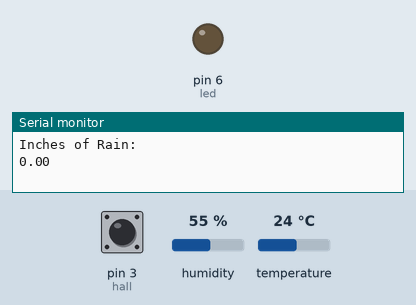
Recording of a sketch running on a simulated Arduino Uno, built with avr-gcc and run on an emulated ATmega328P. On the bench: output pins drawn as LEDs (lit = HIGH), the last lines printed to the serial monitor. The test bench sets the inputs (shaded band); at power-on: pin 3 (hall) HIGH, humidity 55 %, temperature 24 °C.

Above: at 2.8 s.
2.9 s: pin 3 (hall) pulled LOW for 1.25 s
At 4.6 s:
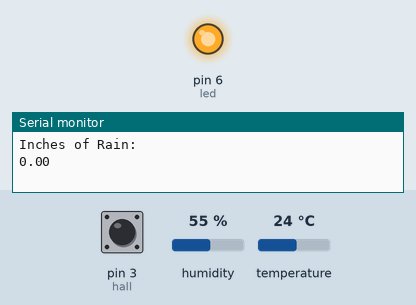
6.5 s: pin 3 (hall) pulled LOW for 3.2 s
At 7.6 s:
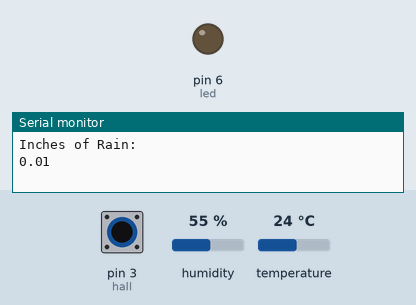
Timing chart, 0 to 11.6 s (numbered marks = the images above; inputs shaded):
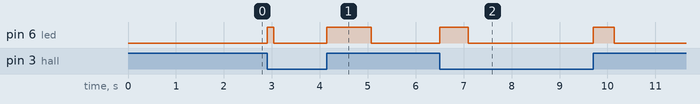

The sketch:

rainGauge.ino
```cpp
#include <DHT.h>


#define DHTPIN A0             // Analog 0 pin we're connected to
#define DHTTYPE DHT22
# define hall 3               // Digital 3 Receive the pulse from sensor on pin 2/Interupt 0
# define led 6

int period = 2500;           // Measurement period (miliseconds)
// Variable definitions
unsigned int Sample = 0;       // Sample number
unsigned int rainCount = 0;      // B/W counter for sensor
int buttonState;             // the current reading from the input pin
int lastButtonState = HIGH;   // the previous reading from the input pin
// Below is for bebouncing the rainBucket's hall effect switch.
// I'm tring this out because from time to time, I get false hits due to something unknown at this time.
// The following variables are long's because the time, measured in miliseconds,
// will quickly become a bigger number than can be stored in an int.
long lastDebounceTime = 0;  // the last time the output pin was toggled
long debounceDelay = 10;    // the debounce time; increase if the output flickers
DHT dht(DHTPIN, DHTTYPE);
//--Begin of setup
void setup()
{
  dht.begin();
  Serial.begin(19200);
  pinMode(hall, INPUT);
  digitalWrite(hall, HIGH);
  pinMode(led, OUTPUT);
  digitalWrite(led, HIGH);
  Serial.println("Rain Gauge");

}//--End of setup

void loop()
{
  float h = dht.readHumidity();
  float t = dht.readTemperature();
  float f = dht.readTemperature(true);

  Rain();
  Sample++;
  Serial.print("Sample: ");
  Serial.println(Sample);
  Serial.print("Seconds: ");
  if (isnan(t) || isnan(h)) {
    Serial.println("Failed to read from DHT");
  } else {
    Serial.print("Humidity: ");
    Serial.print(h);
    Serial.print(" %\t");
    Serial.print("Temperature: ");
    Serial.print(f);
    Serial.println(" *F");
  }
  Serial.print("Inches of Rain: ");
  Serial.println();
  Serial.print(rainCount / 2 / 100.0);
  Serial.println();
 // digitalWrite(12, HIGH);
 delay(1000);
// digitalWrite(12, LOW);
}//-------End of loop

void Rain(){


  int reading = digitalRead(hall);

  // check to see if you just pressed the button
  // (i.e. the input went from LOW to HIGH),  and you've waited
  // long enough since the last press to ignore any noise:

  // If the switch changed, due to noise or pressing:
  if (reading != lastButtonState) {
    // reset the debouncing timer
    lastDebounceTime = millis();
  }

  if ((millis() - lastDebounceTime) > debounceDelay) {
    // whatever the reading is at, it's been there for longer
    // than the debounce delay, so take it as the actual current state:

    // if the button state has changed:
    if (reading != buttonState) {
       attachInterrupt(1,addrain,CHANGE);
      }
  }

  lastButtonState = reading;
   digitalWrite(led, LOW);
}


// save the tips and add them up
void addrain(){
  rainCount++;
 digitalWrite(led, HIGH);
}
```

Measured:
- after the input at 2.9 s, pin 6 (led): LOW → HIGH at once, → LOW 0.14 s later, → HIGH 1.1 s later, → LOW 0.92 s later
- after the input at 6.5 s, pin 6 (led): LOW → HIGH at once, → LOW 0.60 s later, → HIGH 2.6 s later, → LOW 0.44 s later
